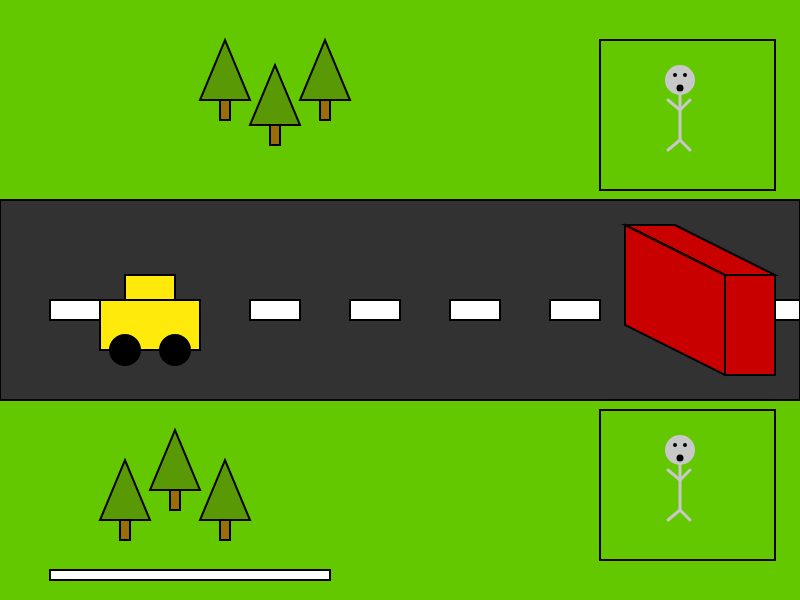
Frame 1 (no input)
Frame 60 (no input): identical to frame 1, image omitted
Frame 120 (the mouse pressed at the canvas centre since frame 60): identical to frame 1, image omitted

The p5.js sketch that drew this single still picture (run headless with seeded random() and noise() and a simulated clock; from frame 60 on, the mouse is pressed at the canvas centre):

// p5.js sketch
// ── sketch.js
// Created by Josh Leibsohn and Zechariah Robinson
// Last edited 03/11/17
// This is some code to crowd-source ethics for self-driving cars

var choice1 = [kid, adult, groupOfKids, groupOfAdults, rudd, musk, trump, pope];
var label1 = ["One kid", "Group of kids", "One adult", "Group of adults", "Paul Rudd", "Jeff Bezos", "Donald Trump", "The Pope"];
var choice2 = [];
var label2 = [];
var value = [];
var results = [];
var finalResults = [];
var randX = 0;
var randY = 0;
var speed = 1 * 7;
var dir = 0;
var carX = 100;
var carY = 300;
var carColor = [255, 234, 12];
var on = 0;
var totalCombinations = choice1.length - 1;
var turnCheckOn = 0;

function setup() {
  createCanvas(800, 600);
  for (i = 0; i < choice1.length; i++) {
    append(choice2, choice1[i]);
    append(label2, label1[i]);
    append(results, "choice" + i);
    results[i] = 0;
  }
  findCombinations();
  randX = int(random(choice1.length));
  randY = int(random(choice2.length));
}

function draw() {
  background(100, 200, 0);
  buttons();
  road();
  details();
  wall(width - 175, height / 2 - 75);
  car(carX, carY);
  progressBar();
  showOptions();
  turnCarOn();
  if (value.length == totalCombinations) {
    turnCheckOn = 1;
    resultsLocal();
  }
  if(turnCheckOn == 1){
    background(255);
    fill(0);
    for(i = 0; i < results.length; i++){
      text(finalResults[i].winner, 100, i * 50);  
      text(finalResults[i].count, 300, i * 50);  
    }
  }
  carReset();
}

// creates a progress bar to show user how much more they have
function progressBar(){
  fill(255);
  rect(50, height - 30, totalCombinations * 10, 10);
  fill(85, 131, 204);
  rect(50, height - 30, value.length * 10, 10);
}

function resultsLocal() {
  for(i = 0; i < choice1.length; i++) {
    for(j = 0; j < value.length; j++) {
      if(value[j].winner == choice1[i]) {
        results[i] = results[i] + 1;
      }
    }
  }
  for(i = 0; i < choice1.length; i++) {
    append(finalResults, 
    {
      winner:label1[i],
      count:results[i],
    });
    totalCombinations++; // stops the resultsLocal from running multiple times in draw function
  }
}

function findCombinations() {
  for(i = 2; i < choice1.length; i++) {
    totalCombinations = totalCombinations + choice1.length - i;
  }
}

function turnCarOn() {
  if(on == 1) {
    carAnimation();
  }
}

function carReset() {
  if(carX == width - 200) {
    on = 0;
    carX = 100;
    carY = 300;
    randX = int(random(choice1.length));
    randY = int(random(choice2.length));
    qualityCheck();
  }
}

function road() {
  fill(50);
  rect(0, height / 3, width, height / 3);
}

function wall(x, y) {
  fill(200, 0, 0);
  stroke(0);
  quad(x, y, x + 50, y, x + 150, y + 50, x + 100, y + 50); // top panel
  quad(x, y, x + 100, y + 50, x + 100, y + 150, x, y + 100); // front panel
  quad(x + 100, y + 50, x + 150, y + 50, x + 150, y + 150, x + 100, y + 150); // right panel
}

function car(x, y) {
  fill(carColor);
  rect(x, y, 100, 50);
  rect(x + 25, y - 25, 50, 25);
  fill(0);
  ellipse(x + 25, y + 50, 30);
  ellipse(x + 75, y + 50, 30);
}

function carAnimation() {
  carX = carX + speed;
  carY = carY + dir;
  if(carX >= width - 200) {
    carX = width - 200;
    carY = carY - dir;
  }
}

function showOptions() {
  noStroke();
  textSize(15);
  fill(255);
  choice1[randX](width - 120, 80);
  choice2[randY](width - 120, height - 150);
}


function mouseReleased() {
  //checks to see that the mouse is in any three of our choice positions
  if ((mouseX > width - 200 && mouseX < 775 && mouseY > 40 && mouseY < 190) && on === 0 || 
      (mouseX > width - 200 && mouseX < width - 50 && mouseY > height - (height / 2) - 50 && mouseY < height - (height / 2) + 100) && on === 0 || 
      (mouseX > width - 200 && mouseX < 775 && mouseY > 410 && mouseY < 560) && on === 0) {
    on = 1;
    assignValue();
  }
}

function qualityCheck() {
  if (randX == randY) {
    randY = int(random(choice2.length));
  } // checks to see if options are equal

  // Need to be able to know what pairs we've used
  for (i = 0; i < value.length; i++) {
    if ((choice1[randX] == value[i].option1 || choice1[randX] == value[i].option2) && (choice2[randY] == value[i].option1 || choice2[randY] == value[i].option2)) {
      randY = int(random(choice2.length));
    }
  }
}

//width - 200, 40, 175, 150);
  //rect (width - 200, 410, 175, 150);
  
// assigns a new array with the winner
function assignValue() {
  if (mouseX > width - 200 && mouseX < 775 && mouseY > 40 && mouseY < 190) {
    append(value, 
      {
        option1:choice1[randX],
        option2:choice2[randY],
        winner:choice1[randX]
      });
      dir = -3;
  } else if (mouseX > width - 200 && mouseX < width - 50 && mouseY > height - (height / 2) - 50 && mouseY < height - (height / 2) + 100) {
    append(value, 
      {
        option1:choice1[randX],
        option2:choice2[randY],
        winner:"Z"
      });
      dir = 0;
  } else if (mouseX > width - 200 && mouseX < 775 && mouseY > 410 && mouseY < 560) {
    append(value, 
      {
        option1:choice1[randX],
        option2:choice2[randY],
        winner:choice2[randY]
      });
      dir = 3;
  } else {
    fill(0);
  }
}

function details () {
  for (i = 0; i < 8; i++) {
  fill(255);
  rect(50 + i*100, height/2, 50, 20);
  }
 tree(200, 100);
 tree(300, 100);
 tree(250, 125);
 tree(100, 520);
 tree(150, 490);
 tree(200, 520);
}

function tree (x, y) {
  fill(89, 153, 6);
  triangle(x, y, x + 50, y, x + 25, y - 60);
  fill(153, 109, 9);
  rect(x + 20, y, 10, 20);
  }

//top pos: width - 100, 100
//bottom pos: width - 100, height - 100

function adult (x, y) {
  fill(200); //fills grey
  ellipse(x, y, 30); //head
  stroke(200); //stroke grey
  strokeWeight(3); //stroke size 3
  line(x, y + 15, x, y + 60); // body
  line(x, y + 30, x + 10, y + 20); // right arm
  line(x, y + 30, x - 12, y + 20); //left arm
  line(x, y + 60, x + 10, y + 70); //right leg
  line(x, y + 60, x - 12, y + 70); //left leg
  fill(0); //fill black
  ellipse(x - 5, y - 5, 7); //left eye
  ellipse(x + 5, y - 5, 7); //right eye
  ellipse(x, y + 8, 10) //mouth
  noStroke(); //turn stroke off
}

function kid (x, y) {
  fill(200); //fills grey
  ellipse(x, y, 20); //head
  stroke(200); //stroke grey
  strokeWeight(3); //stroke 3
  line(x, y + 10, x, y + 35); //body
  line(x, y + 25, x + 8, y + 20); //right arm
  line(x, y + 25, x - 8, y + 20); //left arm
  line(x, y + 35, x + 8, y + 45); //right leg
  line(x, y + 35, x - 8, y + 45); //left leg
  fill(0); //fill black
  ellipse(x - 4, y - 3, 6); //left eye
  ellipse(x + 4, y - 3, 6); //right eye
  ellipse(x, y + 4, 7) //mouth
  noStroke(); //turn stroke off 
}

function groupOfKids (x, y) {
  kid(x, y);
  kid(x + 30, y + 30);
  kid(x - 30, y + 30);
}

function groupOfAdults (x, y) {
  adult(x, y);
  adult(x + 30, y + 30);
  adult(x - 30, y + 30);
}

function pope (x, y) {
  adult(x, y);
}

function trump (x, y) {
  adult(x, y);
}

function rudd (x, y) {
  adult(x, y);
}

function musk (x, y) {
  adult(x, y);
}

function buttons () {
  noFill();
  strokeWeight(2);
  stroke(0);
  rect (width - 200, 40, 175, 150);
  rect (width - 200, 410, 175, 150);
}
